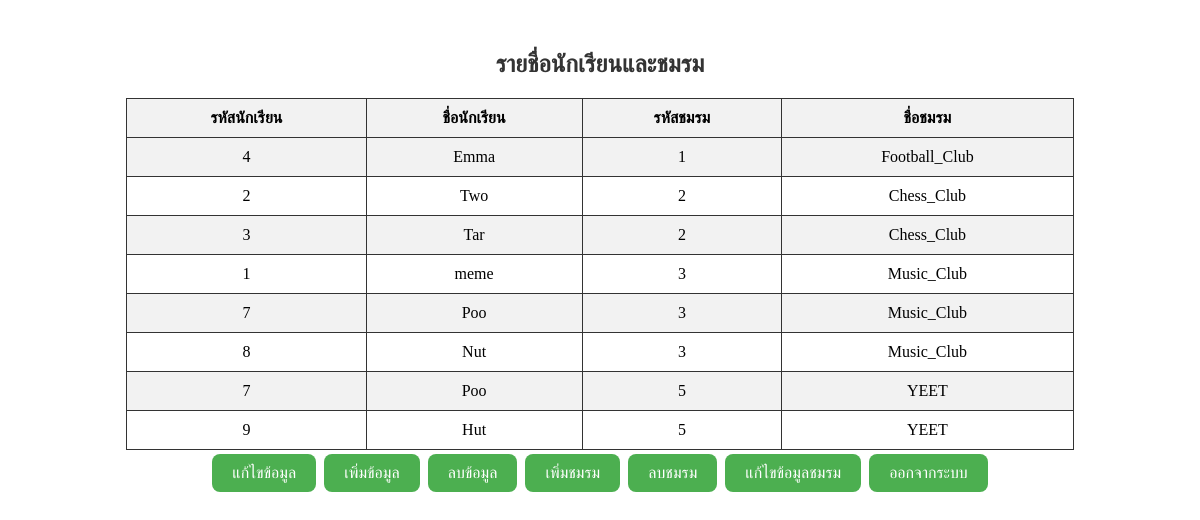
The app's page /index_root.php with its own data.
### tables this page shows
CREATE TABLE `students` (
  `s_id` int(11) NOT NULL,
  `s_name` varchar(255) DEFAULT NULL
);

CREATE TABLE `club` (
  `c_id` int(11) NOT NULL,
  `c_name` varchar(255) DEFAULT NULL
);

### index_root.php (the view, shortened to what this page needs)
<!DOCTYPE html>
<html>
<head>
</head>
<body>
<h2>รายชื่อนักเรียนและชมรม</h2>
<?php
$servername = "localhost";
$username = "root";
$password = "";
$dbname = "testapi";
try {
    $conn = new PDO("mysql:host=$servername;dbname=$dbname", $username, $password);
    $conn->setAttribute(PDO::ATTR_ERRMODE, PDO::ERRMODE_EXCEPTION);
    $sql = "SELECT students.s_id, students.s_name, club.c_id, club.c_name
            FROM students
            INNER JOIN memberclub ON students.s_id = memberclub.s_id
            INNER JOIN club ON memberclub.c_id = club.c_id";
    $result = $conn->query($sql);
    if ($result->rowCount() > 0) {
        echo "<table>";
        echo "<tr><th>รหัสนักเรียน</th><th>ชื่อนักเรียน</th><th>รหัสชมรม</th><th>ชื่อชมรม</th></tr>";
        while ($row = $result->fetch(PDO::FETCH_ASSOC)) {
            echo "<tr>";
            echo "<td>".$row['s_id']."</td>";
            echo "<td>".$row['s_name']."</td>";
            echo "<td>".$row['c_id']."</td>";
            echo "<td>".$row['c_name']."</td>";
            echo "</tr>";
        }
        echo "</table>";
    } else {
        echo "ไม่พบข้อมูลนักเรียนและชมรม";
    }
} catch(PDOException $e) {
    echo "เกิดข้อผิดพลาด: " . $e->getMessage();
}
?>
<a class="button" href="edit.php">แก้ไขข้อมูล</a>
<a class="button" href="insert_s.php">เพิ่มข้อมูล</a>
<a class="button" href="delete_s.php">ลบข้อมูล</a>
<a class="button" href="club_insert.php">เพิ่มชมรม</a>
<a class="button" href="c_delete.php">ลบชมรม</a>
<a class="button" href="c_edit.php">แก้ไขข้อมูลชมรม</a>
<a class="button" href="index.php">ออกจากระบบ</a><br>
</body>
</html>

### index_root.php (style rules this page uses)
body { text-align: center; }
h2 { margin-top: 50px; margin-bottom: 20px; color: #333; font-family: Arial, sans-serif; }
table { width: 80%; margin: 0 auto; border-collapse: collapse; border: 1px solid #333; }
th, td { border: 1px solid #333; padding: 10px; }
th { background-color: #f2f2f2; }
tr:nth-child(even) { background-color: #f2f2f2; }
a.button { background-color: #4CAF50; border: none; color: white; padding: 10px 20px; text-align: center; text-decoration: none; display: inline-block; font-size: 16px; margin: 4px 2px; cursor: pointer; border-radius: 8px; }

### records on screen
students: s_id "4", s_name "Emma", club.c_id "1", club.c_name "Football_Club"
students: s_id "2", s_name "Two", club.c_id "2", club.c_name "Chess_Club"
students: s_id "3", s_name "Tar", club.c_id "2", club.c_name "Chess_Club"
students: s_id "1", s_name "meme", club.c_id "3", club.c_name "Music_Club"
students: s_id "7", s_name "Poo", club.c_id "3", club.c_name "Music_Club", club.c_id "5", club.c_name "YEET"
students: s_id "8", s_name "Nut", club.c_id "3", club.c_name "Music_Club"
students: s_id "9", s_name "Hut", club.c_id "5", club.c_name "YEET"
